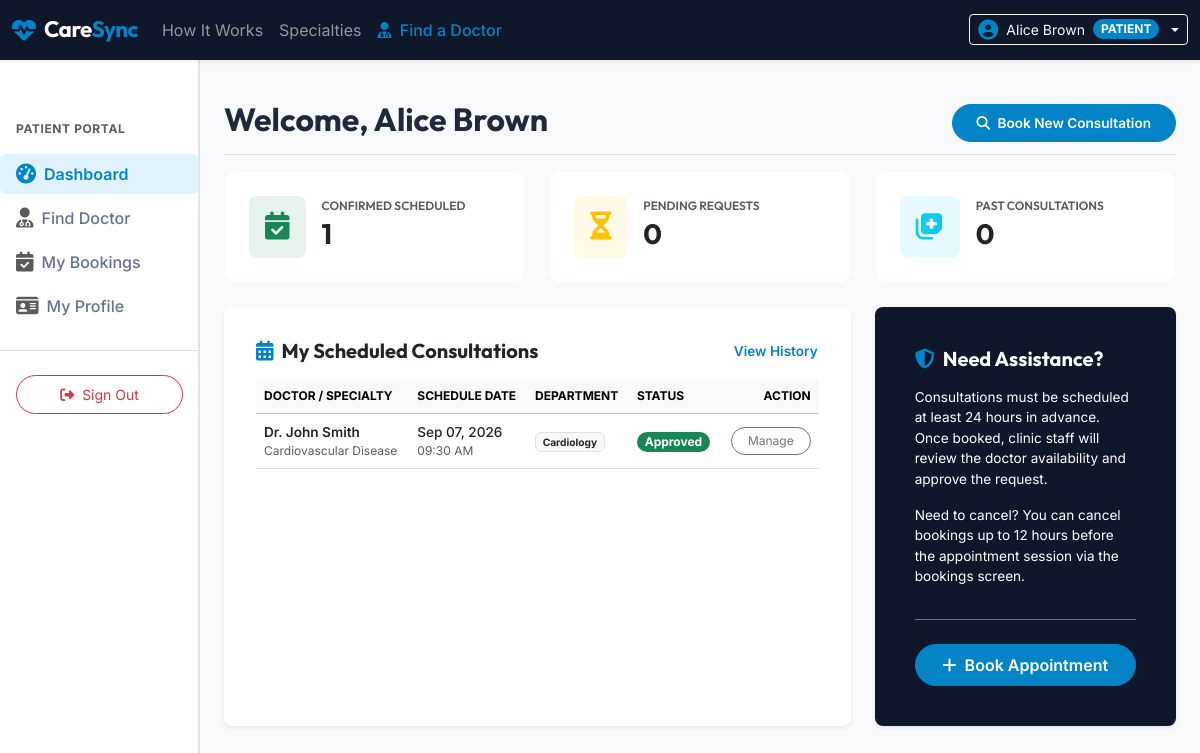
Screenshot of /patient/dashboard.php (signed in) with the database file from the repository.
### tables this page shows
CREATE TABLE `appointments` (
  `id` INT AUTO_INCREMENT PRIMARY KEY,
  `patient_id` INT NOT NULL,
  `doctor_id` INT NOT NULL,
  `appointment_date` DATE NOT NULL,
  `appointment_time` TIME NOT NULL,
  `reason` VARCHAR(255) NOT NULL,
  `status` ENUM('Pending', 'Approved', 'Rejected', 'Completed', 'Cancelled') NOT NULL DEFAULT 'Pending',
  `notes` TEXT DEFAULT NULL,
  `created_at` TIMESTAMP DEFAULT CURRENT_TIMESTAMP,
  `updated_at` TIMESTAMP DEFAULT CURRENT_TIMESTAMP ON UPDATE CURRENT_TIMESTAMP,
  FOREIGN KEY (`patient_id`) REFERENCES `patients` (`id`) ON DELETE CASCADE,
  FOREIGN KEY (`doctor_id`) REFERENCES `doctors` (`id`) ON DELETE CASCADE,
  INDEX `idx_app_datetime` (`appointment_date`, `appointment_time`)
);

CREATE TABLE `users` (
  `id` INT AUTO_INCREMENT PRIMARY KEY,
  `name` VARCHAR(100) NOT NULL,
  `email` VARCHAR(100) NOT NULL UNIQUE,
  `password` VARCHAR(255) NOT NULL,
  `role` ENUM('admin', 'doctor', 'patient') NOT NULL,
  `status` ENUM('active', 'inactive') NOT NULL DEFAULT 'active',
  `created_at` TIMESTAMP DEFAULT CURRENT_TIMESTAMP
);

CREATE TABLE `doctors` (
  `id` INT AUTO_INCREMENT PRIMARY KEY,
  `user_id` INT NOT NULL,
  `department_id` INT NOT NULL,
  `specialization` VARCHAR(100) NOT NULL,
  `qualification` VARCHAR(255) NOT NULL,
  `experience` INT NOT NULL COMMENT 'Experience in years',
  `consultation_fee` DECIMAL(10, 2) NOT NULL,
  `phone` VARCHAR(20) NOT NULL,
  `bio` TEXT NOT NULL,
  `image` VARCHAR(255) DEFAULT NULL,
  `status` ENUM('active', 'inactive') NOT NULL DEFAULT 'active',
  `created_at` TIMESTAMP DEFAULT CURRENT_TIMESTAMP,
  FOREIGN KEY (`user_id`) REFERENCES `users` (`id`) ON DELETE CASCADE,
  FOREIGN KEY (`department_id`) REFERENCES `departments` (`id`) ON DELETE RESTRICT
);

CREATE TABLE `departments` (
  `id` INT AUTO_INCREMENT PRIMARY KEY,
  `name` VARCHAR(100) NOT NULL UNIQUE,
  `description` TEXT NOT NULL,
  `status` ENUM('active', 'inactive') NOT NULL DEFAULT 'active',
  `created_at` TIMESTAMP DEFAULT CURRENT_TIMESTAMP
);

### includes/functions.php (called while the page is built, shortened)
<?php
function sanitize($data) {
    return htmlspecialchars(trim($data), ENT_QUOTES, 'UTF-8');
}
function format_date($date) {
    return date('M d, Y', strtotime($date));
}
function format_time($time) {
    return date('h:i A', strtotime($time));
}
function get_badge_class($status) {
    switch (trim($status)) {
        case 'Approved':
            return 'bg-success';
    }
}
?>

### patient/dashboard.php (the view, shortened to what this page needs)
<?php
require_once __DIR__ . '/../includes/header.php';
require_once __DIR__ . '/../config/database.php';
$patientId = $_SESSION['patient_id'];
$upcoming_count = 0;
$pending_count = 0;
$completed_count = 0;
$upcoming_appointments = [];
try {
    $stmt = $pdo->prepare("SELECT COUNT(*) FROM appointments WHERE patient_id = ? AND appointment_date >= CURDATE() AND status = 'Approved'");
    $stmt->execute([$patientId]);
    $upcoming_count = $stmt->fetchColumn();
    $stmt = $pdo->prepare("SELECT COUNT(*) FROM appointments WHERE patient_id = ? AND status = 'Pending'");
    $stmt->execute([$patientId]);
    $pending_count = $stmt->fetchColumn();
    $stmt = $pdo->prepare("SELECT COUNT(*) FROM appointments WHERE patient_id = ? AND status = 'Completed'");
    $stmt->execute([$patientId]);
    $completed_count = $stmt->fetchColumn();
    $appQuery = "
        SELECT a.*, u.name AS doctor_name, d.specialization, dep.name AS department_name
        FROM appointments a
        JOIN doctors d ON a.doctor_id = d.id
        JOIN users u ON d.user_id = u.id
        JOIN departments dep ON d.department_id = dep.id
        WHERE a.patient_id = ? AND a.appointment_date >= CURDATE() AND a.status IN ('Pending', 'Approved')
        ORDER BY a.appointment_date ASC, a.appointment_time ASC
        LIMIT 5
    ";
    $stmt = $pdo->prepare($appQuery);
    $stmt->execute([$patientId]);
    $upcoming_appointments = $stmt->fetchAll();
} catch (PDOException $e) {
    $error = "Failed to load dashboard metrics: " . $e->getMessage();
}
?>
<div class="d-flex justify-content-between flex-wrap flex-md-nowrap align-items-center pt-3 pb-2 mb-3 border-bottom">
    <h1 class="h2 font-outfit fw-bold text-dark-blue">Welcome, <?php echo sanitize($_SESSION['name']); ?></h1>
    <div class="btn-toolbar mb-2 mb-md-0">
        <a href="doctors.php" class="btn btn-medical-blue text-white rounded-pill px-4 py-2 fs-8 fw-semibold shadow-xs">
            <i class="fa-solid fa-search me-1"></i> Book New Consultation
        </a>
    </div>
</div>
<div class="row g-4 mb-4">
    <div class="col-12 col-sm-6 col-lg-4">
        <div class="card card-metric bg-white border border-light shadow-xs h-100 p-2">
            <div class="card-body d-flex align-items-center">
                <div class="rounded-3 p-3 bg-success bg-opacity-10 text-success me-3">
                    <i class="fa-solid fa-calendar-check fs-3"></i>
                </div>
                <div>
                    <h6 class="card-subtitle text-muted fs-9 text-uppercase fw-semibold mb-1">Confirmed Scheduled</h6>
                    <h3 class="card-title font-outfit fw-bold mb-0 text-dark-blue"><?php echo $upcoming_count; ?></h3>
                </div>
            </div>
        </div>
    </div>
    <div class="col-12 col-sm-6 col-lg-4">
        <div class="card card-metric bg-white border border-light shadow-xs h-100 p-2">
            <div class="card-body d-flex align-items-center">
                <div class="rounded-3 p-3 bg-warning bg-opacity-10 text-warning me-3">
                    <i class="fa-solid fa-hourglass-half fs-3"></i>
                </div>
                <div>
                    <h6 class="card-subtitle text-muted fs-9 text-uppercase fw-semibold mb-1">Pending Requests</h6>
                    <h3 class="card-title font-outfit fw-bold mb-0 text-dark-blue"><?php echo $pending_count; ?></h3>
                </div>
            </div>
        </div>
    </div>
    <div class="col-12 col-sm-6 col-lg-4">
        <div class="card card-metric bg-white border border-light shadow-xs h-100 p-2">
            <div class="card-body d-flex align-items-center">
                <div class="rounded-3 p-3 bg-info bg-opacity-10 text-info me-3">
                    <i class="fa-solid fa-notes-medical fs-3"></i>
                </div>
                <div>
                    <h6 class="card-subtitle text-muted fs-9 text-uppercase fw-semibold mb-1">Past Consultations</h6>
                    <h3 class="card-title font-outfit fw-bold mb-0 text-dark-blue"><?php echo $completed_count; ?></h3>
                </div>
            </div>
        </div>
    </div>
</div>
<div class="row g-4">
    <div class="col-lg-8">
        <div class="card border-0 shadow-sm rounded-3 bg-white h-100 p-3">
            <div class="card-body">
                <div class="d-flex justify-content-between align-items-center mb-3">
                    <h5 class="card-title font-outfit fw-bold m-0 text-dark-blue">
                        <i class="fa-solid fa-calendar-days text-medical-blue me-2"></i>My Scheduled Consultations
                    </h5>
                    <a href="appointments.php" class="btn btn-link text-medical-blue text-decoration-none fs-8 fw-semibold p-0">View History</a>
                </div>
                <div class="table-responsive">
                    <table class="table align-middle table-hover mb-0 text-nowrap">
                        <thead class="table-light fs-9 text-uppercase">
                            <tr>
                                <th>Doctor / Specialty</th>
                                <th>Schedule Date</th>
                                <th>Department</th>
                                <th>Status</th>
                                <th class="text-end">Action</th>
                            </tr>
                        </thead>
                        <tbody class="fs-8">
                            <?php if (empty($upcoming_appointments)): ?>
                                <tr>
                                    <td colspan="5" class="text-center text-muted py-4">No scheduled or pending appointments.</td>
                                </tr>
                            <?php else: ?>
                                <?php foreach ($upcoming_appointments as $app): ?>
                                    <tr>
                                        <td>
                                            <div class="fw-semibold text-dark fs-7"><?php echo sanitize($app['doctor_name']); ?></div>
                                            <div class="text-muted fs-9"><?php echo sanitize($app['specialization']); ?></div>
                                        </td>
                                        <td>
                                            <div class="text-dark fw-medium"><?php echo format_date($app['appointment_date']); ?></div>
                                            <div class="text-muted fs-9"><?php echo format_time($app['appointment_time']); ?></div>
                                        </td>
                                        <td>
                                            <span class="badge bg-light text-dark border"><?php echo sanitize($app['department_name']); ?></span>
                                        </td>
                                        <td>
                                            <span class="badge <?php echo get_badge_class($app['status']); ?> px-2.5 py-1 rounded-pill fs-9">
                                                <?php echo $app['status']; ?>
                                            </span>
                                        </td>
                                        <td class="text-end">
                                            <a href="appointments.php" class="btn btn-outline-secondary btn-sm rounded-pill fs-9 px-3">Manage</a>
                                        </td>
                                    </tr>
                                <?php endforeach; ?>
                            <?php endif; ?>
                        </tbody>
                    </table>
                </div>
            </div>
        </div>
    </div>
    <div class="col-lg-4">
        <div class="card border-0 bg-dark-blue text-white shadow-sm rounded-3 h-100 p-4">
            <div class="card-body d-flex flex-column justify-content-between">
                <div>
                    <h5 class="font-outfit fw-bold mb-3"><i class="fa-solid fa-shield-halved text-medical-blue me-2"></i>Need Assistance?</h5>
                    <p class="fs-8 text-slate-300 text-justify">
                        Consultations must be scheduled at least 24 hours in advance. Once booked, clinic staff will review the doctor availability and approve the request.
                    </p>
                    <p class="fs-8 text-slate-300 text-justify">
                        Need to cancel? You can cancel bookings up to 12 hours before the appointment session via the bookings screen.
                    </p>
                </div>
                <div class="pt-4 border-top border-secondary mt-3">
                    <a href="doctors.php" class="btn btn-medical-blue text-white w-100 rounded-pill fw-semibold py-2">
                        <i class="fa-solid fa-plus me-1"></i> Book Appointment
                    </a>
                </div>
            </div>
        </div>
    </div>
</div>
<?php
require_once __DIR__ . '/../includes/footer.php';
?>

### assets/css/style.css (style rules this page uses)
:root { --dark-blue: #0f172a; --medical-blue: #0284c7; --medical-light: #e0f2fe; --body-bg: #f8fafc; --text-dark: #1e293b; --text-muted: #64748b; --border-color: #e2e8f0; }
body { font-family: 'Inter', sans-serif; color: var(--text-dark); background-color: var(--body-bg) !important; display: flex; flex-direction: column; min-height: 100vh; }
.font-outfit, h1, h2, h3, h4, h5, h6 { font-family: 'Outfit', sans-serif; }
.bg-dark-blue { background-color: var(--dark-blue) !important; }
.text-medical-blue { color: var(--medical-blue) !important; }
.btn-medical-blue { background-color: var(--medical-blue); border-color: var(--medical-blue); color: #fff; }
.fs-8 { font-size: 0.85rem !important; }
.fs-9 { font-size: 0.75rem !important; }
.card-metric { border: none; border-radius: 12px; transition: transform 0.2s ease, box-shadow 0.2s ease; }

### rows the page displays
appointments: users.name "Dr. John Smith", doctor.specialization "Cardiovascular Disease", appointment_date "Sep 07, 2026", appointment_time "09:30 AM", departments.name "Cardiology", status "Approved"

### other values shown
$_SESSION['name'] "Alice Brown"
$_SESSION['role'] "PATIENT"
$upcoming_count "1"
$pending_count "0"
$completed_count "0"
